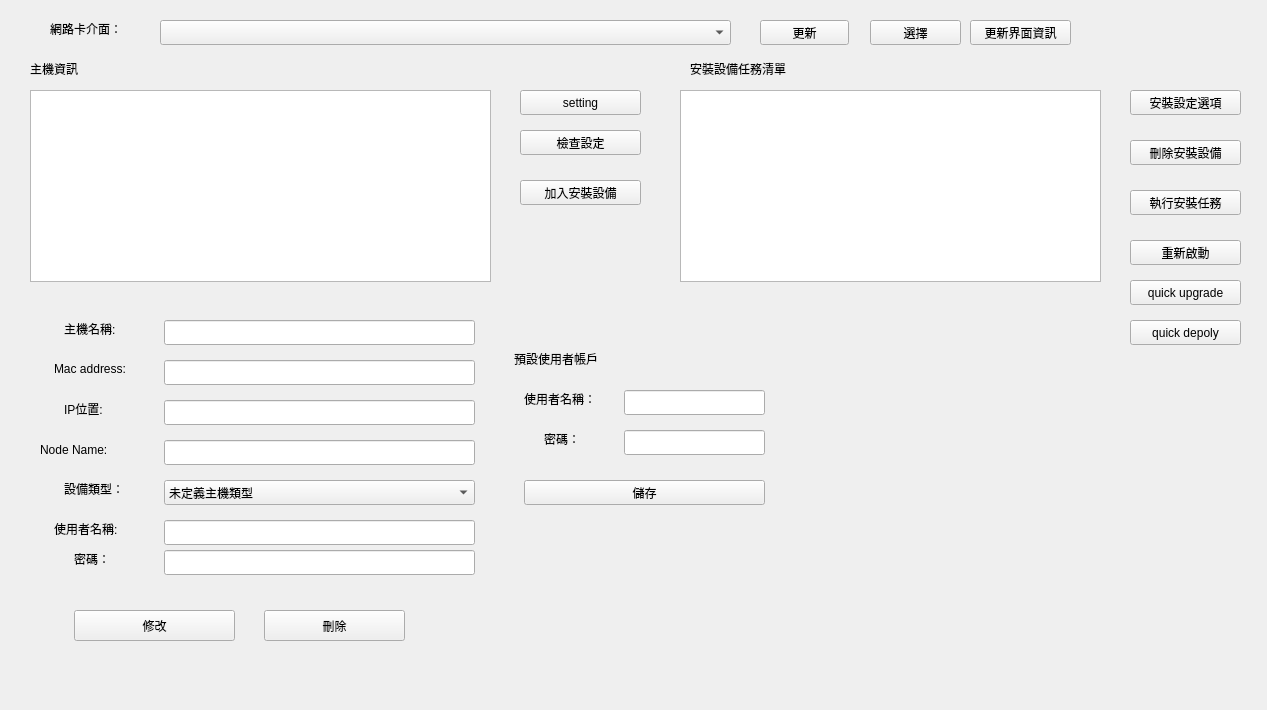
<?xml version="1.0" encoding="UTF-8"?>
<ui version="4.0">
 <class>install_shell</class>
 <widget class="QWidget" name="install_shell">
  <property name="geometry">
   <rect>
    <x>0</x>
    <y>0</y>
    <width>1267</width>
    <height>710</height>
   </rect>
  </property>
  <property name="windowTitle">
   <string>Form</string>
  </property>
  <widget class="QPushButton" name="pushButton">
   <property name="geometry">
    <rect>
     <x>970</x>
     <y>20</y>
     <width>101</width>
     <height>25</height>
    </rect>
   </property>
   <property name="text">
    <string>更新界面資訊</string>
   </property>
  </widget>
  <widget class="QComboBox" name="comboBox">
   <property name="geometry">
    <rect>
     <x>160</x>
     <y>20</y>
     <width>571</width>
     <height>25</height>
    </rect>
   </property>
  </widget>
  <widget class="QPushButton" name="pushButton_2">
   <property name="geometry">
    <rect>
     <x>870</x>
     <y>20</y>
     <width>91</width>
     <height>25</height>
    </rect>
   </property>
   <property name="text">
    <string>選擇</string>
   </property>
  </widget>
  <widget class="QPushButton" name="pushButton_3">
   <property name="geometry">
    <rect>
     <x>520</x>
     <y>130</y>
     <width>121</width>
     <height>25</height>
    </rect>
   </property>
   <property name="text">
    <string>檢查設定</string>
   </property>
  </widget>
  <widget class="QPushButton" name="pushButton_4">
   <property name="geometry">
    <rect>
     <x>1130</x>
     <y>90</y>
     <width>111</width>
     <height>25</height>
    </rect>
   </property>
   <property name="text">
    <string>安裝設定選項</string>
   </property>
  </widget>
  <widget class="QLabel" name="label">
   <property name="geometry">
    <rect>
     <x>30</x>
     <y>60</y>
     <width>67</width>
     <height>17</height>
    </rect>
   </property>
   <property name="text">
    <string>主機資訊</string>
   </property>
  </widget>
  <widget class="QLabel" name="label_2">
   <property name="geometry">
    <rect>
     <x>64</x>
     <y>400</y>
     <width>67</width>
     <height>17</height>
    </rect>
   </property>
   <property name="text">
    <string>IP位置:</string>
   </property>
  </widget>
  <widget class="QLabel" name="label_3">
   <property name="geometry">
    <rect>
     <x>64</x>
     <y>320</y>
     <width>81</width>
     <height>17</height>
    </rect>
   </property>
   <property name="text">
    <string>主機名稱:</string>
   </property>
  </widget>
  <widget class="QLineEdit" name="lineEdit">
   <property name="geometry">
    <rect>
     <x>164</x>
     <y>400</y>
     <width>311</width>
     <height>25</height>
    </rect>
   </property>
  </widget>
  <widget class="QLineEdit" name="lineEdit_2">
   <property name="geometry">
    <rect>
     <x>164</x>
     <y>320</y>
     <width>311</width>
     <height>25</height>
    </rect>
   </property>
  </widget>
  <widget class="QPushButton" name="pushButton_5">
   <property name="geometry">
    <rect>
     <x>74</x>
     <y>610</y>
     <width>161</width>
     <height>31</height>
    </rect>
   </property>
   <property name="text">
    <string>修改</string>
   </property>
  </widget>
  <widget class="QListWidget" name="listWidget_2">
   <property name="geometry">
    <rect>
     <x>680</x>
     <y>90</y>
     <width>421</width>
     <height>192</height>
    </rect>
   </property>
  </widget>
  <widget class="QLabel" name="label_4">
   <property name="geometry">
    <rect>
     <x>64</x>
     <y>480</y>
     <width>67</width>
     <height>17</height>
    </rect>
   </property>
   <property name="text">
    <string>設備類型：</string>
   </property>
  </widget>
  <widget class="QComboBox" name="comboBox_2">
   <property name="geometry">
    <rect>
     <x>164</x>
     <y>480</y>
     <width>311</width>
     <height>25</height>
    </rect>
   </property>
   <item>
    <property name="text">
     <string>未定義主機類型</string>
    </property>
   </item>
   <item>
    <property name="text">
     <string>raspberry pi</string>
    </property>
   </item>
   <item>
    <property name="text">
     <string>jetson</string>
    </property>
   </item>
   <item>
    <property name="text">
     <string>ADlink</string>
    </property>
   </item>
  </widget>
  <widget class="QPushButton" name="pushButton_7">
   <property name="geometry">
    <rect>
     <x>264</x>
     <y>610</y>
     <width>141</width>
     <height>31</height>
    </rect>
   </property>
   <property name="text">
    <string>刪除</string>
   </property>
  </widget>
  <widget class="QLabel" name="label_6">
   <property name="geometry">
    <rect>
     <x>50</x>
     <y>20</y>
     <width>91</width>
     <height>17</height>
    </rect>
   </property>
   <property name="text">
    <string>網路卡介面：</string>
   </property>
  </widget>
  <widget class="QListWidget" name="listWidget_3">
   <property name="geometry">
    <rect>
     <x>30</x>
     <y>90</y>
     <width>461</width>
     <height>192</height>
    </rect>
   </property>
  </widget>
  <widget class="QLabel" name="label_9">
   <property name="geometry">
    <rect>
     <x>54</x>
     <y>520</y>
     <width>101</width>
     <height>17</height>
    </rect>
   </property>
   <property name="text">
    <string>使用者名稱:</string>
   </property>
  </widget>
  <widget class="QLabel" name="label_10">
   <property name="geometry">
    <rect>
     <x>74</x>
     <y>550</y>
     <width>67</width>
     <height>17</height>
    </rect>
   </property>
   <property name="text">
    <string>密碼：</string>
   </property>
  </widget>
  <widget class="QLineEdit" name="lineEdit_3">
   <property name="geometry">
    <rect>
     <x>164</x>
     <y>520</y>
     <width>311</width>
     <height>25</height>
    </rect>
   </property>
  </widget>
  <widget class="QLineEdit" name="lineEdit_4">
   <property name="geometry">
    <rect>
     <x>164</x>
     <y>550</y>
     <width>311</width>
     <height>25</height>
    </rect>
   </property>
  </widget>
  <widget class="QLabel" name="label_11">
   <property name="geometry">
    <rect>
     <x>690</x>
     <y>60</y>
     <width>131</width>
     <height>17</height>
    </rect>
   </property>
   <property name="text">
    <string>安裝設備任務清單</string>
   </property>
  </widget>
  <widget class="QPushButton" name="pushButton_8">
   <property name="geometry">
    <rect>
     <x>520</x>
     <y>180</y>
     <width>121</width>
     <height>25</height>
    </rect>
   </property>
   <property name="text">
    <string>加入安裝設備</string>
   </property>
  </widget>
  <widget class="QPushButton" name="pushButton_9">
   <property name="geometry">
    <rect>
     <x>1130</x>
     <y>140</y>
     <width>111</width>
     <height>25</height>
    </rect>
   </property>
   <property name="text">
    <string>刪除安裝設備</string>
   </property>
  </widget>
  <widget class="QPushButton" name="pushButton_10">
   <property name="geometry">
    <rect>
     <x>1130</x>
     <y>190</y>
     <width>111</width>
     <height>25</height>
    </rect>
   </property>
   <property name="text">
    <string>執行安裝任務</string>
   </property>
  </widget>
  <widget class="QLabel" name="label_12">
   <property name="geometry">
    <rect>
     <x>514</x>
     <y>350</y>
     <width>111</width>
     <height>17</height>
    </rect>
   </property>
   <property name="text">
    <string>預設使用者帳戶</string>
   </property>
  </widget>
  <widget class="QLabel" name="label_13">
   <property name="geometry">
    <rect>
     <x>524</x>
     <y>390</y>
     <width>91</width>
     <height>17</height>
    </rect>
   </property>
   <property name="text">
    <string>使用者名稱：</string>
   </property>
  </widget>
  <widget class="QLabel" name="label_14">
   <property name="geometry">
    <rect>
     <x>544</x>
     <y>430</y>
     <width>51</width>
     <height>17</height>
    </rect>
   </property>
   <property name="text">
    <string>密碼：</string>
   </property>
  </widget>
  <widget class="QLineEdit" name="lineEdit_5">
   <property name="geometry">
    <rect>
     <x>624</x>
     <y>390</y>
     <width>141</width>
     <height>25</height>
    </rect>
   </property>
  </widget>
  <widget class="QLineEdit" name="lineEdit_6">
   <property name="geometry">
    <rect>
     <x>624</x>
     <y>430</y>
     <width>141</width>
     <height>25</height>
    </rect>
   </property>
  </widget>
  <widget class="QPushButton" name="pushButton_11">
   <property name="geometry">
    <rect>
     <x>524</x>
     <y>480</y>
     <width>241</width>
     <height>25</height>
    </rect>
   </property>
   <property name="text">
    <string>儲存</string>
   </property>
  </widget>
  <widget class="QLabel" name="label_15">
   <property name="geometry">
    <rect>
     <x>54</x>
     <y>360</y>
     <width>101</width>
     <height>17</height>
    </rect>
   </property>
   <property name="text">
    <string>Mac address:</string>
   </property>
  </widget>
  <widget class="QLineEdit" name="lineEdit_7">
   <property name="geometry">
    <rect>
     <x>164</x>
     <y>360</y>
     <width>311</width>
     <height>25</height>
    </rect>
   </property>
   <property name="readOnly">
    <bool>false</bool>
   </property>
  </widget>
  <widget class="QPushButton" name="pushButton_6">
   <property name="geometry">
    <rect>
     <x>1130</x>
     <y>240</y>
     <width>111</width>
     <height>25</height>
    </rect>
   </property>
   <property name="text">
    <string>重新啟動</string>
   </property>
  </widget>
  <widget class="QLabel" name="label_8">
   <property name="geometry">
    <rect>
     <x>40</x>
     <y>440</y>
     <width>111</width>
     <height>20</height>
    </rect>
   </property>
   <property name="text">
    <string>Node Name:</string>
   </property>
  </widget>
  <widget class="QLineEdit" name="lineEdit_8">
   <property name="geometry">
    <rect>
     <x>164</x>
     <y>440</y>
     <width>311</width>
     <height>25</height>
    </rect>
   </property>
  </widget>
  <widget class="QPushButton" name="pushButton_12">
   <property name="geometry">
    <rect>
     <x>760</x>
     <y>20</y>
     <width>89</width>
     <height>25</height>
    </rect>
   </property>
   <property name="text">
    <string>更新</string>
   </property>
  </widget>
  <widget class="QPushButton" name="pushButton_13">
   <property name="geometry">
    <rect>
     <x>1130</x>
     <y>280</y>
     <width>111</width>
     <height>25</height>
    </rect>
   </property>
   <property name="text">
    <string>quick upgrade</string>
   </property>
  </widget>
  <widget class="QPushButton" name="pushButton_14">
   <property name="geometry">
    <rect>
     <x>1130</x>
     <y>320</y>
     <width>111</width>
     <height>25</height>
    </rect>
   </property>
   <property name="text">
    <string>quick depoly</string>
   </property>
  </widget>
  <widget class="QPushButton" name="pushButton_15">
   <property name="geometry">
    <rect>
     <x>520</x>
     <y>90</y>
     <width>121</width>
     <height>25</height>
    </rect>
   </property>
   <property name="text">
    <string>setting</string>
   </property>
  </widget>
 </widget>
 <resources/>
 <connections/>
</ui>
